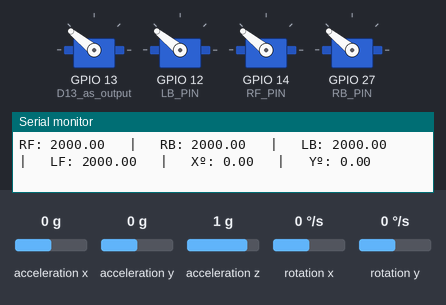
This sketch was run on a simulated ESP32. Parts: 4 × servo, the last lines printed to the serial monitor. Wiring (inferred from the names in the program): MPU-6050 motion sensor at I2C address 0x68. Inputs (shaded band) come from the test bench; at power-on: rotation x 0 °/s, acceleration x 0 g, rotation y 0 °/s, acceleration y 0 g, acceleration z 1 g.

Above: at 2.4 s.
2.5 s: rotation x set to -2 °/s
At 3.7 s:
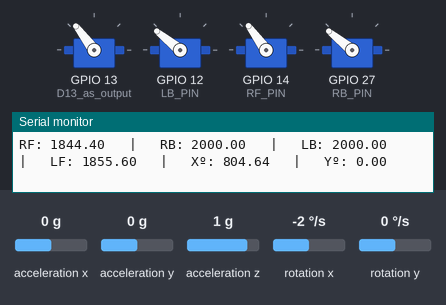
5.5 s: acceleration x set to -1.4 g
At 5.82 s:
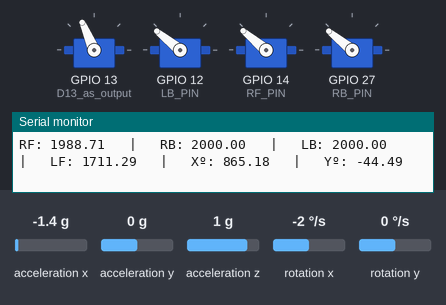
8.5 s: rotation x set to 0 °/s
At 9.0 s:
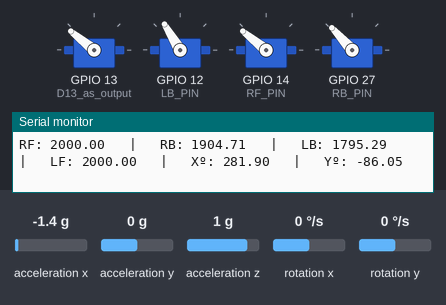
10.9 s: rotation y set to -2 °/s
At 12.0 s:
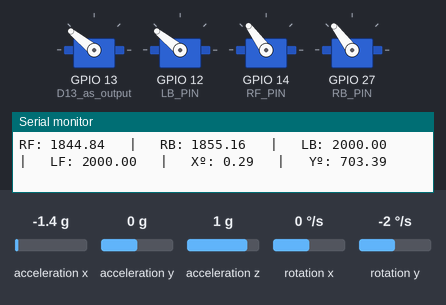
13.9 s: acceleration y set to -1.4 g
16.9 s: rotation y set to 0 °/s
Timing chart, 0 to 19.9 s (numbered marks = the images above; inputs shaded):
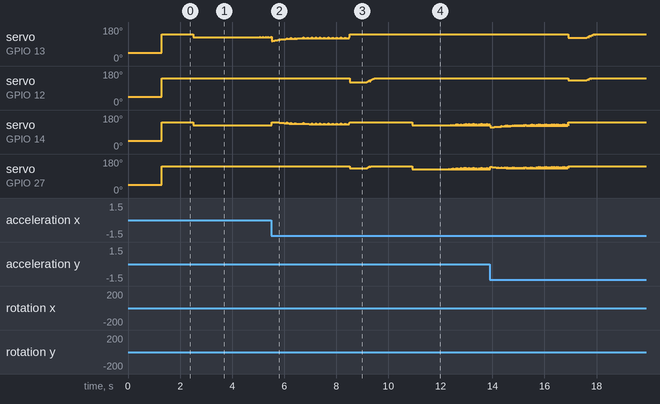

Measured:
- the behaviour switches between 0 and -1 °/s on rotation x (found by bisection; images 0 and 1)
- the behaviour switches between 0 and -1 °/s on rotation y (found by bisection; images 3 and 4)
- after the input at 2.5 s, servo on GPIO 13 (D13_as_output): goes 127° 2.6 s, 4 × (128° 0.01 s, 127° 0.11 s), then 128°, starting at once; servo on GPIO 14 (RF_PIN): 141° → 126° at once, → 127° 3.0 s later
- after the input at 8.5 s, servo on GPIO 27 (RB_PIN): 141° → 132° at once, → 141° 0.68 s later

The sketch:

IMU_TEST.ino
```cpp
#include <Wire.h>
#include <ESP32Servo.h>
#include <math.h>  // For atan, sqrt, pow functions

#define DEBUG

#define motor_number 4

//Assign which pins the diffrent motors are connected to [LF, LB, RF, RB] - ESP32 compatible pins
#define LF_PIN 13
#define LB_PIN 12
#define RF_PIN 14
#define RB_PIN 27


//initialice motors in an array [LF, LB, RF, RB]
Servo motors[motor_number];

//Array for storing which pins the motors are connected to
byte motor_pins[] = {LF_PIN, LB_PIN, RF_PIN, RB_PIN};

//array for storing values that get sent to esc [YAW, PITCH, ROLL, THROTTLE]
int input_values[4] = {1100,1100,1100,1100};

/*MPU-6050 gives you 16 bits data so you have to create some float constants
*to store the data for accelerations and gyro*/

//Gyro Variables
float elapsedTime, current_time, timePrev;        //Variables for time control
int gyro_error=0;                         //We use this variable to only calculate once the gyro data error
float Gyr_rawX, Gyr_rawY, Gyr_rawZ;       //Here we store the raw data read
float Gyro_angle_x, Gyro_angle_y;         //Here we store the angle value obtained with Gyro data
float Gyro_raw_error_x, Gyro_raw_error_y; //Here we store the initial gyro data error

//Acc Variables
int acc_error=0;                            //We use this variable to only calculate once the Acc data error
float rad_to_deg = 180/3.141592654;         //This value is for pasing from radians to degrees values
float Acc_rawX, Acc_rawY, Acc_rawZ;         //Here we store the raw data read
float Acc_angle_x, Acc_angle_y;             //Here we store the angle value obtained with Acc data
float Acc_angle_error_x, Acc_angle_error_y; //Here we store the initial Acc data error

//array for storing x angle, y angle
float total_angle[2] = {0,0};

//More variables for the code
int i;
int TRIGGERED=1;
long activate_count=0;
long des_activate_count=0;

//////////////////////////////PID FOR ROLL///////////////////////////
float roll_PID, pwm_L_F, pwm_L_B, pwm_R_F, pwm_R_B, roll_error, roll_previous_error;
float roll_pid_p=0;
float roll_pid_i=0;
float roll_pid_d=0;
///////////////////////////////ROLL PID CONSTANTS////////////////////
double roll_kp=0.7;//3.55
double roll_ki=0.006;//0.003
double roll_kd=1.2;//2.05
float roll_desired_angle = 0;     //This is the angle in which we whant the

//////////////////////////////PID FOR PITCH//////////////////////////
float pitch_PID, pitch_error, pitch_previous_error;
float pitch_pid_p=0;
float pitch_pid_i=0;
float pitch_pid_d=0;
///////////////////////////////PITCH PID CONSTANTS///////////////////
double pitch_kp=0.72;//3.55
double pitch_ki=0.006;//0.003
double pitch_kd=1.22;//2.05
float pitch_desired_angle = 0;     //This is the angle in which we whant the

void setup()
{
  Serial.println("Hello World!");
  pinMode(13, OUTPUT);  //D13 as output (ESP32 compatible)
  digitalWrite(13, LOW); //D13 set to LOW (ESP32 compatible)

  //Attach correct pins correct object in array and write 1000us to them
  for(byte i = 0; i < 4; i++)
  {
    motors[i].attach(motor_pins[i]);
    motors[i].writeMicroseconds(1000);
  }

  Init_Serial();
  Init_Wire();

  /*Here we calculate the gyro data error before we start the loop
  * make the mean of 200 values, that should be enough*/
  if(gyro_error == 0)
  {
    Calc_Gyro_Error();
  }

  /*Here we calculate the acc data error before we start the loop
 * I make the mean of 200 values, that should be enough*/
  if(acc_error==0)
  {
    Calc_Acc_Error();
  }//end of acc error calculation

}//end of setup loop

void loop()
{
  /////////////////////////////I M U/////////////////////////////////////
  timePrev = current_time;  // the previous time is stored before the actual time read
  current_time = millis();  // actual time read
  elapsedTime = (current_time - timePrev) / 1000;
  /*The tiemStep is the time that elapsed since the previous loop.
  *This is the value that we will use in the formulas as "elapsedTime"
  *in seconds. We work in ms so we have to divide the value by 1000
  to obtain seconds*/
  /*Reed the values that the accelerometre gives.
  * We know that the slave adress for this IMU is 0x68 in
  * hexadecimal. For that in the RequestFrom and the
  * begin functions we have to put this value.*/

  Gyro_Read();

  Acc_Read();


  //////////////////////////////////////Total angle and filter/////////////////////////////////////
  /*---X axis angle---*/
  total_angle[0] = 0.98 *(total_angle[0] + Gyro_angle_x) + 0.02*Acc_angle_x;
  /*---Y axis angle---*/
  total_angle[1] = 0.98 *(total_angle[1] + Gyro_angle_y) + 0.02*Acc_angle_y;


  /*///////////////////////////P I D///////////////////////////////////*/
  roll_desired_angle = map(input_values[2],1000,2000,-10,10);
  pitch_desired_angle = map(input_values[1],1000,2000,-10,10);

  /*First calculate the error between the desired angle and
  *the real measured angle*/
  roll_error = total_angle[1] - roll_desired_angle;
  pitch_error = total_angle[0] - pitch_desired_angle;
  /*Next the proportional value of the PID is just a proportional constant
  *multiplied by the error*/
  roll_pid_p = roll_kp*roll_error;
  pitch_pid_p = pitch_kp*pitch_error;
  /*The integral part should only act if we are close to the
  desired position but we want to fine tune the error. That's
  why I've made a if operation for an error between -2 and 2 degree.
  To integrate we just sum the previous integral value with the
  error multiplied by  the integral constant. This will integrate (increase)
  the value each loop till we reach the 0 point*/
  if(-3 < roll_error && roll_error < 3)
    {
      roll_pid_i = roll_pid_i+(roll_ki*roll_error);
    }
  if(-3 < pitch_error && pitch_error < 3)
    {
      pitch_pid_i = pitch_pid_i+(pitch_ki*pitch_error);
    }
  /*The last part is the derivate. The derivate acts upon the speed of the error.
  As we know the speed is the amount of error that produced in a certain amount of
  time divided by that time. For taht we will use a variable called previous_error.
  We substract that value from the actual error and divide all by the elapsed time.
  Finnaly we multiply the result by the derivate constant*/
  roll_pid_d = roll_kd*((roll_error - roll_previous_error)/elapsedTime);
  pitch_pid_d = pitch_kd*((pitch_error - pitch_previous_error)/elapsedTime);
  /*The final PID values is the sum of each of this 3 parts*/
  roll_PID = roll_pid_p + roll_pid_i + roll_pid_d;
  pitch_PID = pitch_pid_p + pitch_pid_i + pitch_pid_d;
  /*We know taht the min value of PWM signal is 1000us and the max is 2000. So that
  tells us that the PID value can/s oscilate more than -1000 and 1000 because when we
  have a value of 2000us the maximum value taht we could substract is 1000 and when
  we have a value of 1000us for the PWM signal, the maximum value that we could add is 1000
  to reach the maximum 2000us. But we don't want to act over the entire range so -+400 should be enough*/
  if(roll_PID < -400){roll_PID=-400;}
  if(roll_PID > 400) {roll_PID=400; }
  if(pitch_PID < -400){pitch_PID=-400;}
  if(pitch_PID > 400) {pitch_PID=400;}

  /*Finnaly we calculate the PWM width. We sum the desired throttle and the PID value*/
  pwm_R_F  = 1150 + input_values[3] - roll_PID - pitch_PID;  // Right Front
  pwm_R_B  = 1150 + input_values[3] - roll_PID + pitch_PID;  // Right Back
  pwm_L_B  = 1150 + input_values[3] + roll_PID + pitch_PID;  // Left Back
  pwm_L_F  = 1150 + input_values[3] + roll_PID - pitch_PID;  // Left Front


  /*Once again we map the PWM values to be sure that we won't pass the min
  and max values. Yes, we've already maped the PID values. But for example, for
  throttle value of 1300, if we sum the max PID value we would have 2300us and
  that will mess up the ESC.*/
  //Right front
  if(pwm_R_F < 1100)
    {
      pwm_R_F= 1100;
    }
  if(pwm_R_F > 2000)
    {
      pwm_R_F=2000;
    }

  //Left front
  if(pwm_L_F < 1100)
    {
      pwm_L_F= 1100;
    }
  if(pwm_L_F > 2000)
    {
      pwm_L_F=2000;
    }

  //Right back
  if(pwm_R_B < 1100)
    {
      pwm_R_B= 1100;
    }
  if(pwm_R_B > 2000)
    {
      pwm_R_B=2000;
    }

  //Left back
  if(pwm_L_B < 1100)
    {
      pwm_L_B= 1100;
    }
  if(pwm_L_B > 2000)
    {
      pwm_L_B=2000;
    }

  roll_previous_error = roll_error; //Remember to store the previous error.
  pitch_previous_error = pitch_error; //Remember to store the previous error.

  #ifdef DEBUG
    Serial.print("RF: ");
    Serial.print(pwm_R_F);
    Serial.print("   |   ");
    Serial.print("RB: ");
    Serial.print(pwm_R_B);
    Serial.print("   |   ");
    Serial.print("LB: ");
    Serial.print(pwm_L_B);
    Serial.print("   |   ");
    Serial.print("LF: ");
    Serial.print(pwm_L_F);

    Serial.print("   |   ");
    Serial.print("Xº: ");
    Serial.print(total_angle[0]);
    Serial.print("   |   ");
    Serial.print("Yº: ");
    Serial.print(total_angle[1]);
    Serial.println(" ");
  #endif


  /*now we can write the values PWM to the ESCs only if the motor is activated
  */

  if(TRIGGERED)
    {
      motors[0].writeMicroseconds(pwm_L_F);
      motors[1].writeMicroseconds(pwm_L_B);
      motors[2].writeMicroseconds(pwm_R_F);
      motors[3].writeMicroseconds(pwm_R_B);
    }
  if(!TRIGGERED)
    {
      motors[0].writeMicroseconds(1000);
      motors[1].writeMicroseconds(1000);
      motors[2].writeMicroseconds(1000);
      motors[3].writeMicroseconds(1000);
    }
  if(!TRIGGERED)
    {
      activate_motors();
    }
}


void Init_Serial(void)
{
  Serial.begin(115200);
  delay(1000);
  current_time = millis();                         //Start counting time in milliseconds
}


void Init_Wire(void)
{
  Wire.begin();                           //begin the wire comunication
  Wire.beginTransmission(0x68);           //begin, Send the slave adress (in this case 68)
  Wire.write(0x6B);                       //make the reset (place a 0 into the 6B register)
  Wire.write(0x00);
  Wire.endTransmission(true);             //end the transmission

  Wire.beginTransmission(0x68);           //begin, Send the slave adress (in this case 68)
  Wire.write(0x1B);                       //We want to write to the GYRO_CONFIG register (1B hex)
  Wire.write(0x10);                       //Set the register bits as 00010000 (100dps full scale)
  Wire.endTransmission(true);             //End the transmission with the gyro

  Wire.beginTransmission(0x68);           //Start communication with the address found during search.
  Wire.write(0x1C);                       //We want to write to the ACCEL_CONFIG register (1A hex)
  Wire.write(0x10);                       //Set the register bits as 00010000 (+/- 8g full scale range)
  Wire.endTransmission(true);
}


void Calc_Gyro_Error(void)
{
  for(int i=0; i<200; i++)
    {
      Wire.beginTransmission(0x68);            //begin, Send the slave adress (in this case 68)
      Wire.write(0x43);                        //First adress of the Gyro data
      Wire.endTransmission(false);
      Wire.requestFrom(0x68,4,true);           //We ask for just 4 registers

      Gyr_rawX=Wire.read()<<8|Wire.read();     //Once again we shif and sum
      Gyr_rawY=Wire.read()<<8|Wire.read();

      /*---X---*/
      Gyro_raw_error_x = Gyro_raw_error_x + (Gyr_rawX/32.8);
      /*---Y---*/
      Gyro_raw_error_y = Gyro_raw_error_y + (Gyr_rawY/32.8);
      if(i==199)
      {
        Gyro_raw_error_x = Gyro_raw_error_x/200;
        Gyro_raw_error_y = Gyro_raw_error_y/200;
        gyro_error=1;
      }
    }
}

void Calc_Acc_Error(void)
{
  for(int a=0; a<200; a++)
    {
      Wire.beginTransmission(0x68);
      Wire.write(0x3B);                       //Ask for the 0x3B register- correspond to AcX
      Wire.endTransmission(false);
      Wire.requestFrom(0x68,6,true);

      Acc_rawX=(Wire.read()<<8|Wire.read())/4096.0 ; //each value needs two registres
      Acc_rawY=(Wire.read()<<8|Wire.read())/4096.0 ;
      Acc_rawZ=(Wire.read()<<8|Wire.read())/4096.0 ;


      /*---X---*/
      Acc_angle_error_x = Acc_angle_error_x + ((atan((Acc_rawY)/sqrt(pow((Acc_rawX),2) + pow((Acc_rawZ),2)))*rad_to_deg));
      /*---Y---*/
      Acc_angle_error_y = Acc_angle_error_y + ((atan(-1*(Acc_rawX)/sqrt(pow((Acc_rawY),2) + pow((Acc_rawZ),2)))*rad_to_deg));

      if(a==199)
      {
        Acc_angle_error_x = Acc_angle_error_x/200;
        Acc_angle_error_y = Acc_angle_error_y/200;
        acc_error=1;
      }
    }
}

void Gyro_Read(void)
{
  //////////////////////////////////////Gyro read/////////////////////////////////////
  Wire.beginTransmission(0x68);            //begin, Send the slave adress (in this case 68)
  Wire.write(0x43);                        //First adress of the Gyro data
  Wire.endTransmission(false);
  Wire.requestFrom(0x68,4,true);           //We ask for just 4 registers
  Gyr_rawX=Wire.read()<<8|Wire.read();     //Once again we shif and sum
  Gyr_rawY=Wire.read()<<8|Wire.read();
  /*Now in order to obtain the gyro data in degrees/seconds we have to divide first
  the raw value by 32.8 because that's the value that the datasheet gives us for a 1000dps range*/
  /*---X---*/
  Gyr_rawX = (Gyr_rawX/32.8) - Gyro_raw_error_x;
  /*---Y---*/
  Gyr_rawY = (Gyr_rawY/32.8) - Gyro_raw_error_y;
  /*Now we integrate the raw value in degrees per seconds in order to obtain the angle
  * If you multiply degrees/seconds by seconds you obtain degrees */
    /*---X---*/
  Gyro_angle_x = Gyr_rawX*elapsedTime;
  /*---X---*/
  Gyro_angle_y = Gyr_rawY*elapsedTime;
}

void Acc_Read(void)
{
  //////////////////////////////////////Acc read/////////////////////////////////////
  Wire.beginTransmission(0x68);     //begin, Send the slave adress (in this case 68)
  Wire.write(0x3B);                 //Ask for the 0x3B register- correspond to AcX
  Wire.endTransmission(false);      //keep the transmission and next
  Wire.requestFrom(0x68,6,true);    //We ask for next 6 registers starting withj the 3B
  /*We have asked for the 0x3B register. The IMU will send a brust of register.
  * The amount of register to read is specify in the requestFrom function.
  * In this case we request 6 registers. Each value of acceleration is made out of
  * two 8bits registers, low values and high values. For that we request the 6 of them
  * and just make then sum of each pair. For that we shift to the left the high values
  * register (<<) and make an or (|) operation to add the low values.
  If we read the datasheet, for a range of+-8g, we have to divide the raw values by 4096*/
  Acc_rawX=(Wire.read()<<8|Wire.read())/4096.0 ; //each value needs two registres
  Acc_rawY=(Wire.read()<<8|Wire.read())/4096.0 ;
  Acc_rawZ=(Wire.read()<<8|Wire.read())/4096.0 ;
 /*Now in order to obtain the Acc angles we use euler formula with acceleration values
 after that we substract the error value found before*/
 /*---X---*/
 Acc_angle_x = (atan((Acc_rawY)/sqrt(pow((Acc_rawX),2) + pow((Acc_rawZ),2)))*rad_to_deg) - Acc_angle_error_x;
 /*---Y---*/
 Acc_angle_y = (atan(-1*(Acc_rawX)/sqrt(pow((Acc_rawY),2) + pow((Acc_rawZ),2)))*rad_to_deg) - Acc_angle_error_y;
}

void activate_motors(void)
{
  //if "triangle" and "up" has been pressed, set variable TRIGGERED high
}
```
